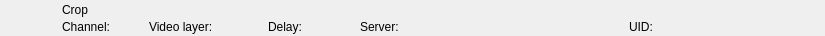
<?xml version="1.0" encoding="UTF-8"?>
<ui version="4.0">
 <class>RundownCropWidget</class>
 <widget class="QWidget" name="RundownCropWidget">
  <property name="geometry">
   <rect>
    <x>0</x>
    <y>0</y>
    <width>825</width>
    <height>36</height>
   </rect>
  </property>
  <layout class="QHBoxLayout" name="horizontalLayout">
   <property name="spacing">
    <number>0</number>
   </property>
   <property name="margin">
    <number>0</number>
   </property>
   <item>
    <widget class="QFrame" name="frameItem">
     <property name="sizePolicy">
      <sizepolicy hsizetype="Preferred" vsizetype="Fixed">
       <horstretch>0</horstretch>
       <verstretch>0</verstretch>
      </sizepolicy>
     </property>
     <property name="minimumSize">
      <size>
       <width>0</width>
       <height>36</height>
      </size>
     </property>
     <widget class="QLabel" name="labelIcon">
      <property name="geometry">
       <rect>
        <x>22</x>
        <y>2</y>
        <width>32</width>
        <height>32</height>
       </rect>
      </property>
      <property name="text">
       <string/>
      </property>
      <property name="pixmap">
       <pixmap resource="../Widgets.qrc">:/Graphics/Images/Crop.png</pixmap>
      </property>
      <property name="scaledContents">
       <bool>true</bool>
      </property>
     </widget>
     <widget class="QLabel" name="labelChannel">
      <property name="geometry">
       <rect>
        <x>62</x>
        <y>19</y>
        <width>78</width>
        <height>16</height>
       </rect>
      </property>
      <property name="text">
       <string>Channel:</string>
      </property>
     </widget>
     <widget class="QLabel" name="labelLabel">
      <property name="geometry">
       <rect>
        <x>62</x>
        <y>2</y>
        <width>561</width>
        <height>16</height>
       </rect>
      </property>
      <property name="text">
       <string>Crop</string>
      </property>
     </widget>
     <widget class="QLabel" name="labelVideolayer">
      <property name="geometry">
       <rect>
        <x>149</x>
        <y>19</y>
        <width>110</width>
        <height>16</height>
       </rect>
      </property>
      <property name="text">
       <string>Video layer:</string>
      </property>
     </widget>
     <widget class="QLabel" name="labelColor">
      <property name="geometry">
       <rect>
        <x>0</x>
        <y>0</y>
        <width>18</width>
        <height>36</height>
       </rect>
      </property>
      <property name="text">
       <string/>
      </property>
     </widget>
     <widget class="QLabel" name="labelGroupColor">
      <property name="geometry">
       <rect>
        <x>0</x>
        <y>0</y>
        <width>6</width>
        <height>36</height>
       </rect>
      </property>
      <property name="text">
       <string/>
      </property>
     </widget>
     <widget class="QLabel" name="labelDevice">
      <property name="geometry">
       <rect>
        <x>360</x>
        <y>19</y>
        <width>260</width>
        <height>16</height>
       </rect>
      </property>
      <property name="text">
       <string>Server:</string>
      </property>
     </widget>
     <widget class="QLabel" name="labelDelay">
      <property name="geometry">
       <rect>
        <x>268</x>
        <y>19</y>
        <width>83</width>
        <height>16</height>
       </rect>
      </property>
      <property name="text">
       <string>Delay:</string>
      </property>
     </widget>
     <widget class="QLabel" name="labelRemoteTriggerId">
      <property name="geometry">
       <rect>
        <x>629</x>
        <y>19</y>
        <width>111</width>
        <height>16</height>
       </rect>
      </property>
      <property name="text">
       <string>UID:</string>
      </property>
     </widget>
    </widget>
   </item>
   <item>
    <widget class="QFrame" name="frameStatus">
     <property name="minimumSize">
      <size>
       <width>77</width>
       <height>0</height>
      </size>
     </property>
     <property name="maximumSize">
      <size>
       <width>77</width>
       <height>16777215</height>
      </size>
     </property>
     <widget class="QLabel" name="labelGpiConnected">
      <property name="geometry">
       <rect>
        <x>1</x>
        <y>2</y>
        <width>32</width>
        <height>32</height>
       </rect>
      </property>
      <property name="minimumSize">
       <size>
        <width>32</width>
        <height>32</height>
       </size>
      </property>
      <property name="maximumSize">
       <size>
        <width>32</width>
        <height>32</height>
       </size>
      </property>
      <property name="lineWidth">
       <number>0</number>
      </property>
      <property name="text">
       <string/>
      </property>
      <property name="pixmap">
       <pixmap resource="../Widgets.qrc">:/Graphics/Images/GpiConnected.png</pixmap>
      </property>
      <property name="scaledContents">
       <bool>true</bool>
      </property>
     </widget>
     <widget class="QLabel" name="labelDisconnected">
      <property name="geometry">
       <rect>
        <x>32</x>
        <y>2</y>
        <width>32</width>
        <height>32</height>
       </rect>
      </property>
      <property name="minimumSize">
       <size>
        <width>32</width>
        <height>32</height>
       </size>
      </property>
      <property name="maximumSize">
       <size>
        <width>32</width>
        <height>32</height>
       </size>
      </property>
      <property name="text">
       <string/>
      </property>
      <property name="pixmap">
       <pixmap resource="../Widgets.qrc">:/Graphics/Images/Disconnected.png</pixmap>
      </property>
      <property name="scaledContents">
       <bool>true</bool>
      </property>
     </widget>
     <widget class="QLabel" name="labelActiveColor">
      <property name="geometry">
       <rect>
        <x>69</x>
        <y>0</y>
        <width>8</width>
        <height>36</height>
       </rect>
      </property>
      <property name="minimumSize">
       <size>
        <width>8</width>
        <height>36</height>
       </size>
      </property>
      <property name="maximumSize">
       <size>
        <width>8</width>
        <height>36</height>
       </size>
      </property>
      <property name="text">
       <string/>
      </property>
     </widget>
    </widget>
   </item>
  </layout>
 </widget>
 <resources>
  <include location="../Widgets.qrc"/>
 </resources>
 <connections/>
 <slots>
  <slot>addToCombo()</slot>
 </slots>
</ui>
